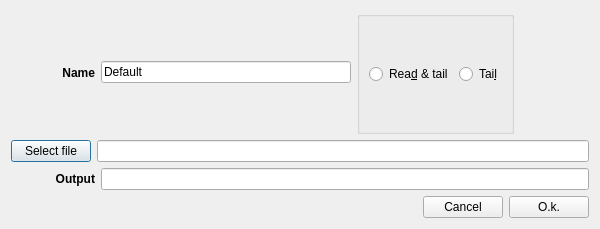
<?xml version="1.0" encoding="UTF-8"?>
<ui version="4.0">
 <class>FileSourceDialog</class>
 <widget class="QDialog" name="FileSourceDialog">
  <property name="geometry">
   <rect>
    <x>0</x>
    <y>0</y>
    <width>600</width>
    <height>229</height>
   </rect>
  </property>
  <property name="sizePolicy">
   <sizepolicy hsizetype="Preferred" vsizetype="Minimum">
    <horstretch>0</horstretch>
    <verstretch>0</verstretch>
   </sizepolicy>
  </property>
  <property name="windowTitle">
   <string>File source configuration</string>
  </property>
  <property name="windowIcon">
   <iconset>
    <normaloff>:/artwork/artwork/icon.png</normaloff>:/artwork/artwork/icon.png</iconset>
  </property>
  <layout class="QVBoxLayout" name="verticalLayout">
   <item>
    <layout class="QHBoxLayout" name="iconLayout"/>
   </item>
   <item>
    <layout class="QHBoxLayout" name="horizontalLayout_2">
     <item>
      <widget class="QLabel" name="label_2">
       <property name="sizePolicy">
        <sizepolicy hsizetype="Fixed" vsizetype="Preferred">
         <horstretch>0</horstretch>
         <verstretch>0</verstretch>
        </sizepolicy>
       </property>
       <property name="minimumSize">
        <size>
         <width>84</width>
         <height>0</height>
        </size>
       </property>
       <property name="font">
        <font>
         <weight>75</weight>
         <bold>true</bold>
        </font>
       </property>
       <property name="text">
        <string>Name</string>
       </property>
       <property name="alignment">
        <set>Qt::AlignRight|Qt::AlignTrailing|Qt::AlignVCenter</set>
       </property>
      </widget>
     </item>
     <item>
      <widget class="QLineEdit" name="name">
       <property name="sizePolicy">
        <sizepolicy hsizetype="Fixed" vsizetype="Fixed">
         <horstretch>0</horstretch>
         <verstretch>0</verstretch>
        </sizepolicy>
       </property>
       <property name="minimumSize">
        <size>
         <width>250</width>
         <height>0</height>
        </size>
       </property>
       <property name="text">
        <string>Default</string>
       </property>
      </widget>
     </item>
     <item>
      <widget class="QGroupBox" name="groupBoxTail">
       <property name="title">
        <string/>
       </property>
       <layout class="QHBoxLayout" name="horizontalLayout_4">
        <item>
         <widget class="QRadioButton" name="radioButtonRead">
          <property name="text">
           <string>Rea&amp;d &amp;&amp; tail</string>
          </property>
         </widget>
        </item>
        <item>
         <widget class="QRadioButton" name="radioButtonTail">
          <property name="text">
           <string>Tai&amp;l</string>
          </property>
         </widget>
        </item>
       </layout>
       <zorder>radioButtonTail</zorder>
       <zorder>radioButtonRead</zorder>
      </widget>
     </item>
     <item>
      <spacer name="horizontalSpacer">
       <property name="orientation">
        <enum>Qt::Horizontal</enum>
       </property>
       <property name="sizeHint" stdset="0">
        <size>
         <width>40</width>
         <height>20</height>
        </size>
       </property>
      </spacer>
     </item>
    </layout>
   </item>
   <item>
    <layout class="QHBoxLayout" name="horizontalLayout_3">
     <item>
      <widget class="QPushButton" name="fileSelectButton">
       <property name="text">
        <string>Select file</string>
       </property>
      </widget>
     </item>
     <item>
      <widget class="QLineEdit" name="filepath"/>
     </item>
    </layout>
   </item>
   <item>
    <layout class="QHBoxLayout" name="horizontalLayout">
     <item>
      <widget class="QLabel" name="label">
       <property name="minimumSize">
        <size>
         <width>84</width>
         <height>0</height>
        </size>
       </property>
       <property name="font">
        <font>
         <weight>75</weight>
         <bold>true</bold>
        </font>
       </property>
       <property name="text">
        <string>Output</string>
       </property>
       <property name="alignment">
        <set>Qt::AlignRight|Qt::AlignTrailing|Qt::AlignVCenter</set>
       </property>
      </widget>
     </item>
     <item>
      <widget class="QLineEdit" name="testOutput">
       <property name="readOnly">
        <bool>true</bool>
       </property>
      </widget>
     </item>
    </layout>
   </item>
   <item>
    <layout class="QHBoxLayout" name="horizontalLayout_5">
     <item>
      <spacer name="horizontalSpacer_2">
       <property name="orientation">
        <enum>Qt::Horizontal</enum>
       </property>
       <property name="sizeHint" stdset="0">
        <size>
         <width>40</width>
         <height>20</height>
        </size>
       </property>
      </spacer>
     </item>
     <item>
      <widget class="QPushButton" name="pushButtonCancel">
       <property name="mouseTracking">
        <bool>false</bool>
       </property>
       <property name="text">
        <string>Cancel</string>
       </property>
      </widget>
     </item>
     <item>
      <widget class="QPushButton" name="pushButtonOk">
       <property name="text">
        <string>O.k.</string>
       </property>
       <property name="icon">
        <iconset resource="../resources.qrc">
         <normaloff>:/artwork/artwork/button_ok.svg</normaloff>:/artwork/artwork/button_ok.svg</iconset>
       </property>
      </widget>
     </item>
    </layout>
   </item>
  </layout>
 </widget>
 <resources>
  <include location="../resources.qrc"/>
 </resources>
 <connections/>
</ui>
